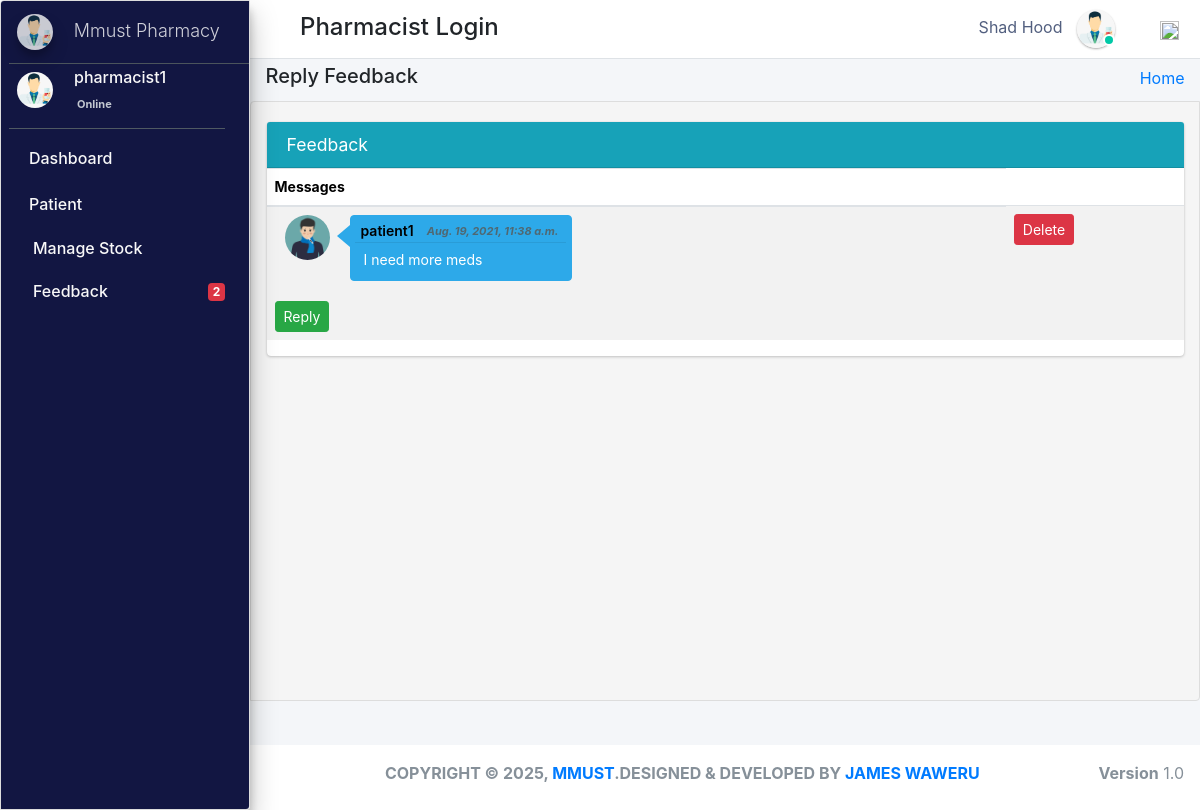
The page /patient_feedback_message/ (signed in) on the database its author committed.
### pharmacy/models.py (models this page shows, shortened)
class CustomUser(AbstractUser):
    user_type_data = ((1, "AdminHOD"), (2, "Pharmacist"), (3, "Doctor"), (4, "PharmacyClerk"),(5, "Patients"))
    user_type = models.CharField(default=1, choices=user_type_data, max_length=10)

class Pharmacist(models.Model):
    gender_category=(
        ('Male','Male'),
        ('Female','Female'),
    )
    admin = models.OneToOneField(CustomUser,null=True, on_delete = models.CASCADE)
    emp_no=models.CharField(max_length=100,null=True,blank=True)
    age= models.IntegerField(default='0', blank=True, null=True)
    gender=models.CharField(max_length=100,null=True,choices=gender_category)
    mobile =models.CharField(max_length=10,null=True,blank=True)
    address=models.CharField(max_length=300,null=True,blank=True)
    profile_pic=models.ImageField(default="images2.png",null=True,blank=True)
    created_at = models.DateTimeField(auto_now_add=True)
    updated_at = models.DateTimeField(auto_now=True)
    objects = models.Manager()

class PatientFeedback(models.Model):
    id = models.AutoField(primary_key=True)
    patient_id = models.ForeignKey(Patients, on_delete=models.CASCADE)
    admin_id= models.ForeignKey( AdminHOD,null=True, on_delete=models.CASCADE)
    pharmacist_id=models.ForeignKey( Pharmacist,null=True, on_delete=models.CASCADE)
    feedback = models.TextField(null=True)
    feedback_reply = models.TextField(null=True)
    admin_created_at = models.DateTimeField(null=True)
    created_at = models.DateTimeField(auto_now_add=True)
    updated_at = models.DateTimeField(auto_now=True)
    objects = models.Manager()

class Patients(models.Model):
    gender_category=(
        ('Male','Male'),
        ('Female','Female'),
    )
    admin = models.OneToOneField(CustomUser,null=True, on_delete = models.CASCADE)
    reg_no=models.CharField(max_length=30,null=True,blank=True,unique=True)
    gender=models.CharField(max_length=7,null=True,blank=True,choices=gender_category)
    first_name=models.CharField(max_length=20,null=True,blank=True)
    last_name=models.CharField(max_length=20,null=True,blank=True)
    dob=models.DateTimeField(auto_now_add= False, auto_now=False,null=True,blank=True)
    phone_number=models.CharField(max_length=10,null=True,blank=True)
    profile_pic=models.ImageField(default="patient.jpg",null=True,blank=True)
    age= models.IntegerField(default='0', blank=True, null=True)
    address=models.CharField(max_length=300,null=True,blank=True)
    date_admitted=models.DateTimeField(auto_now_add=True, auto_now=False)
    last_updated = models.DateTimeField(auto_now_add=False, auto_now=True)
    def __str__(self):
        return str(self.admin)

### pharmacy/pharmacistViews.py (the view)
# urls.py: path('patient_feedback_message/', pharmacistViews.patient_feedback_message, name="patient_feedback_message"),
def patient_feedback_message(request):
    feedbacks = PatientFeedback.objects.all()
    context = {
        "feedbacks": feedbacks
    }
    return render(request, 'pharmacist_templates/patient_feedback.html', context)

### pharmacy/templates/pharmacist_templates/patient_feedback.html (shortened to what this page needs)
{% extends 'pharmacist_templates/base_template.html'%}
{% load crispy_forms_tags %}
{% block page_title %}
<h5>Reply Feedback</h5>
{% endblock page_title %}
{% block main_content %}
<section class="content">
        <div class="container-fluid">
            <div class="row">
                <div class="col-md-12">
                    <div class="card card-info">
                        <div class="card-header">
                            <h3 class="card-title">Feedback</h3>
                        </div>
                        <div class="table-responsive">
                            <table class="table">
                                <thead>
                                <tr>
                                    <th>Messages</th>
                                </tr>
                                </thead>
                                {% for feedback in feedbacks %}
                                <tbody>
                                <tr>
                                    <td>
                                        <div class="message info">
                                            <img alt="" class="img-circle medium-image" src="{{feedback.patient_id.profile_pic.url}}">
                                            <div class="message-body">
                                                <div class="message-info">
                                                    <h4>{{feedback.patient_id}}</h4>
                                                    <h5> <i class="fa fa-clock-o">{{feedback.created_at}}</i> </h5>
                                                </div>
                                                <hr>
                                                <div class="message-text">
                                                    {{feedback.feedback}}
                                                </div>
                                            </div>
                                            <br>
                                        </div>
                                        {% if feedback.feedback_reply == "" %}
                                            <button class="btn btn-sm btn-success reply_open_modal" data-toggle="modal" data-target="#replyModal">Reply</button>
                                        {% endif %}
                                    </td>
                                    <td>
                                        <a href="{% url 'delete_fed' feedback.id %}" class="btn btn-sm btn-danger">Delete</a>
                                    </td>
                                </tr>
                                </tbody>
                                {% endfor %}
                            </table>
                        </div>
                    </div>
                </div>
            </div>
        </div>
      </section>
  {% endblock main_content %}

### pharmacy/templates/pharmacist_templates/base_template.html (shortened to what this page needs)
{% extends 'base_file.html' %} {% block htm %}
<body class="hold-transition sidebar-mini layout-fixed">
    <div class="wrapper">
        <nav class="main-header navbar navbar-expand navbar-white navbar-light">
            <ul class="navbar-nav">
                <li class="nav-item">
                    <a class="nav-link" data-widget="pushmenu" href="#" role="button"></a>
                </li>
            </ul>
            <h4 style="margin-left: 10px; margin-top: 5px;"> Pharmacist Login</h4>
            <ul class="navbar-nav ml-auto">
                <li class="mx-3">
                    <a href="#" class="sm-submenu-with-image a">
                        <span>{{user.first_name}}  {{user.last_name}}</span>
                        <img src="{{request.user.pharmacist.profile_pic.url}}" class="img-circle elevation-1" width="38" height="38" alt="">
                        <span class="avatar-status avatar-sm-status avatar-status-success"></span>
                    </a>
                </li>
                <li class="nav-item dropdown ml-3 low">
                    <a href="#" class="btn btn-outlined btn-black text-muted bg-transparent " data-toggle="dropdown" aria-expanded="false" data-wow-delay="0.7s"><img src="https://img.icons8.com/ios/50/000000/settings.png" width="19" height="19">
                    </a>
                </li>
            </ul>
        </nav>
        {% include 'pharmacist_templates/sidebar.html'%}
        <div class="content-wrapper">
            <div class="content-header">
                <div class="container-fluid">
                    <div class="row ">
                        <div class="col-sm-6">
                            <h1 class="m-0 text-dark">
                                {% block page_title %} {% endblock page_title %}
                            </h1>
                        </div>
                        <div class="col-sm-6">
                            <ol class="breadcrumb float-sm-right">
                                <li class="breadcrumb-item"><a href="">Home</a></li>
                            </ol>
                        </div>
                    </div>
                </div>
            </div>
            {% block main_content %} {% endblock main_content %}
        </div>
        {% include 'hod_templates/footer.html'%}
    </div>
    {% endblock htm %}

### pharmacy/templates/pharmacist_templates/sidebar.html (shortened to what this page needs)
<aside class="main-sidebar sidebar-dark-primary elevation-4">
    <a href="" class="brand-link ml-2">
        <img src="{{request.user.pharmacist.profile_pic.url}}" alt="" width="36" height="36" class=" img-circle elevation-3" style="opacity: .8">
        <span class="brand-text font-weight-light mt-1 ml-3 mmust">Mmust Pharmacy</span>
    </a>
    <div class="sidebar">
        <div class="user-panel mr-3">
            <div class="pull-left image ml-2">
                <img src="{{request.user.pharmacist.profile_pic.url}}" width="36" height="36" class="img-circle mt-2" alt="User Image">
            </div>
            <div class="pull-left info">
                <p>{{user.username}}</p>
                <a href="#"> Online</a>
            </div>
        </div>
        <nav class="mt-2">
            <ul class="nav nav-pills nav-sidebar flex-column" data-widget="treeview" role="menu" data-accordion="false">
                <li class="nav-item">
                    <a href="{% url  'pharmacist_home' %}" class="nav-link">
                        <p>
                            Dashboard
                        </p>
                    </a>
                </li>
                <li class="nav-item">
                    <a href="#" class="nav-link">
                        <p>
                            Patient
                        </p>
                    </a>
                </li>
                <li class="nav-item">
                    <a href="{% url 'manage_stock2' %}" class="nav-link">
                        <p>
                            Manage Stock
                        </p>
                    </a>
                </li>
                <li class="nav-item">
                    <a href="{% url  'patient_feedback_message' %}" class="nav-link">
                        <p>
                            Feedback
                            <span class="right badge badge-danger">2</span>
                        </p>
                    </a>
                </li>
            </ul>
        </nav>
    </div>
</aside>

### static/css/profile.css (style rules this page uses)
li { list-style-type: none ! }
.navbar-nav span { color: #525f7f !important; margin-right: 10px !important; }
body { font-family: 'Rubik', sans-serif; height: 100% !important; }
.table tbody tr:nth-of-type(odd) { background-color: rgba(0, 0, 0, .05) !important; }

### rows shown on the page
CustomUser: first_name "Shad", last_name "Hood", user.pharmacist.profile_pic (picture), username "pharmacist1"
PatientFeedback: patient_id.profile_pic (picture), patient_id "patient1", created_at "Aug. 19, 2021, 11:38 a.m.", feedback "I need more meds", feedback_reply "Reply"
